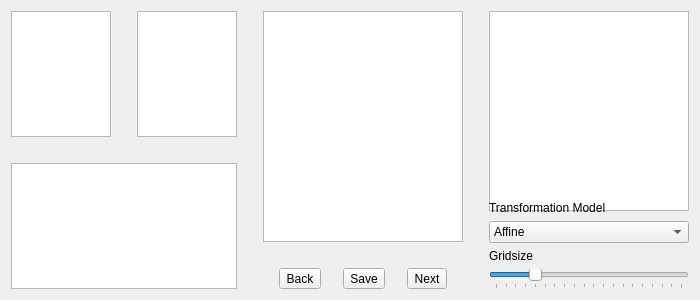
<?xml version="1.0" encoding="UTF-8"?>
<ui version="4.0">
 <class>RegistrationManual</class>
 <widget class="QWidget" name="RegistrationManual">
  <property name="geometry">
   <rect>
    <x>0</x>
    <y>0</y>
    <width>700</width>
    <height>300</height>
   </rect>
  </property>
  <property name="sizePolicy">
   <sizepolicy hsizetype="MinimumExpanding" vsizetype="MinimumExpanding">
    <horstretch>0</horstretch>
    <verstretch>0</verstretch>
   </sizepolicy>
  </property>
  <property name="minimumSize">
   <size>
    <width>700</width>
    <height>300</height>
   </size>
  </property>
  <property name="windowTitle">
   <string>Form</string>
  </property>
  <layout class="QHBoxLayout" name="horizontalLayout_4">
   <item>
    <layout class="QVBoxLayout" name="verticalLayout">
     <item>
      <layout class="QHBoxLayout" name="horizontalLayout_2">
       <item>
        <widget class="QTableView" name="tableViewPoints">
         <property name="minimumSize">
          <size>
           <width>80</width>
           <height>0</height>
          </size>
         </property>
        </widget>
       </item>
       <item>
        <spacer name="horizontalSpacer_3">
         <property name="orientation">
          <enum>Qt::Horizontal</enum>
         </property>
         <property name="sizeType">
          <enum>QSizePolicy::Fixed</enum>
         </property>
         <property name="sizeHint" stdset="0">
          <size>
           <width>20</width>
           <height>20</height>
          </size>
         </property>
        </spacer>
       </item>
       <item>
        <widget class="QGraphicsView" name="graphicsViewFixedPatch">
         <property name="minimumSize">
          <size>
           <width>80</width>
           <height>0</height>
          </size>
         </property>
        </widget>
       </item>
      </layout>
     </item>
     <item>
      <spacer name="verticalSpacer">
       <property name="orientation">
        <enum>Qt::Vertical</enum>
       </property>
       <property name="sizeType">
        <enum>QSizePolicy::Fixed</enum>
       </property>
       <property name="sizeHint" stdset="0">
        <size>
         <width>20</width>
         <height>20</height>
        </size>
       </property>
      </spacer>
     </item>
     <item>
      <widget class="QGraphicsView" name="graphicsViewPointsOverview">
       <property name="minimumSize">
        <size>
         <width>200</width>
         <height>100</height>
        </size>
       </property>
       <property name="verticalScrollBarPolicy">
        <enum>Qt::ScrollBarAlwaysOff</enum>
       </property>
       <property name="horizontalScrollBarPolicy">
        <enum>Qt::ScrollBarAsNeeded</enum>
       </property>
      </widget>
     </item>
    </layout>
   </item>
   <item>
    <spacer name="horizontalSpacer_2">
     <property name="orientation">
      <enum>Qt::Horizontal</enum>
     </property>
     <property name="sizeType">
      <enum>QSizePolicy::Fixed</enum>
     </property>
     <property name="sizeHint" stdset="0">
      <size>
       <width>20</width>
       <height>20</height>
      </size>
     </property>
    </spacer>
   </item>
   <item>
    <layout class="QVBoxLayout" name="verticalLayout_3">
     <item>
      <widget class="QGraphicsView" name="graphicsViewPointSelection">
       <property name="sizePolicy">
        <sizepolicy hsizetype="MinimumExpanding" vsizetype="MinimumExpanding">
         <horstretch>0</horstretch>
         <verstretch>0</verstretch>
        </sizepolicy>
       </property>
       <property name="minimumSize">
        <size>
         <width>200</width>
         <height>200</height>
        </size>
       </property>
       <property name="verticalScrollBarPolicy">
        <enum>Qt::ScrollBarAlwaysOff</enum>
       </property>
       <property name="horizontalScrollBarPolicy">
        <enum>Qt::ScrollBarAlwaysOff</enum>
       </property>
      </widget>
     </item>
     <item>
      <spacer name="verticalSpacer_2">
       <property name="orientation">
        <enum>Qt::Vertical</enum>
       </property>
       <property name="sizeType">
        <enum>QSizePolicy::Fixed</enum>
       </property>
       <property name="sizeHint" stdset="0">
        <size>
         <width>20</width>
         <height>20</height>
        </size>
       </property>
      </spacer>
     </item>
     <item>
      <layout class="QHBoxLayout" name="horizontalLayout_3">
       <item>
        <widget class="QToolButton" name="backButton">
         <property name="text">
          <string>Back</string>
         </property>
         <property name="icon">
          <iconset resource="resources.qrc">
           <normaloff>:/icons/icons/baseline-navigate-before-24px.svg</normaloff>:/icons/icons/baseline-navigate-before-24px.svg</iconset>
         </property>
         <property name="iconSize">
          <size>
           <width>24</width>
           <height>24</height>
          </size>
         </property>
         <property name="shortcut">
          <string>Backspace</string>
         </property>
         <property name="toolButtonStyle">
          <enum>Qt::ToolButtonIconOnly</enum>
         </property>
        </widget>
       </item>
       <item>
        <widget class="QToolButton" name="saveButton">
         <property name="text">
          <string>Save</string>
         </property>
         <property name="icon">
          <iconset resource="resources.qrc">
           <normaloff>:/icons/icons/baseline-save-24px.svg</normaloff>:/icons/icons/baseline-save-24px.svg</iconset>
         </property>
         <property name="iconSize">
          <size>
           <width>24</width>
           <height>24</height>
          </size>
         </property>
         <property name="shortcut">
          <string>Ctrl+S</string>
         </property>
         <property name="toolButtonStyle">
          <enum>Qt::ToolButtonTextBesideIcon</enum>
         </property>
        </widget>
       </item>
       <item>
        <widget class="QToolButton" name="nextButton">
         <property name="text">
          <string>Next</string>
         </property>
         <property name="icon">
          <iconset resource="resources.qrc">
           <normaloff>:/icons/icons/baseline-navigate-next-24px.svg</normaloff>:/icons/icons/baseline-navigate-next-24px.svg</iconset>
         </property>
         <property name="iconSize">
          <size>
           <width>24</width>
           <height>24</height>
          </size>
         </property>
         <property name="shortcut">
          <string>Return</string>
         </property>
         <property name="toolButtonStyle">
          <enum>Qt::ToolButtonIconOnly</enum>
         </property>
        </widget>
       </item>
      </layout>
     </item>
    </layout>
   </item>
   <item>
    <spacer name="horizontalSpacer">
     <property name="orientation">
      <enum>Qt::Horizontal</enum>
     </property>
     <property name="sizeType">
      <enum>QSizePolicy::Fixed</enum>
     </property>
     <property name="sizeHint" stdset="0">
      <size>
       <width>20</width>
       <height>20</height>
      </size>
     </property>
    </spacer>
   </item>
   <item>
    <layout class="QVBoxLayout" name="verticalLayout_2">
     <item>
      <widget class="QGraphicsView" name="graphicsViewCheckerboard">
       <property name="minimumSize">
        <size>
         <width>200</width>
         <height>200</height>
        </size>
       </property>
       <property name="verticalScrollBarPolicy">
        <enum>Qt::ScrollBarAlwaysOff</enum>
       </property>
       <property name="horizontalScrollBarPolicy">
        <enum>Qt::ScrollBarAlwaysOff</enum>
       </property>
      </widget>
     </item>
     <item>
      <widget class="QLabel" name="label_2">
       <property name="text">
        <string>Transformation Model</string>
       </property>
      </widget>
     </item>
     <item>
      <widget class="QComboBox" name="transformationDropdown">
       <item>
        <property name="text">
         <string>Affine</string>
        </property>
       </item>
       <item>
        <property name="text">
         <string>Similarity</string>
        </property>
       </item>
       <item>
        <property name="text">
         <string>Quadratic</string>
        </property>
       </item>
       <item>
        <property name="text">
         <string>Moving Least Squares</string>
        </property>
       </item>
       <item>
        <property name="text">
         <string>Deformable</string>
        </property>
       </item>
      </widget>
     </item>
     <item>
      <widget class="QLabel" name="label">
       <property name="text">
        <string>Gridsize</string>
       </property>
      </widget>
     </item>
     <item>
      <widget class="QSlider" name="gridSizeSlider">
       <property name="minimum">
        <number>10</number>
       </property>
       <property name="maximum">
        <number>200</number>
       </property>
       <property name="value">
        <number>50</number>
       </property>
       <property name="orientation">
        <enum>Qt::Horizontal</enum>
       </property>
       <property name="tickPosition">
        <enum>QSlider::TicksBelow</enum>
       </property>
       <property name="tickInterval">
        <number>10</number>
       </property>
      </widget>
     </item>
    </layout>
   </item>
  </layout>
 </widget>
 <resources>
  <include location="resources.qrc"/>
 </resources>
 <connections/>
</ui>
